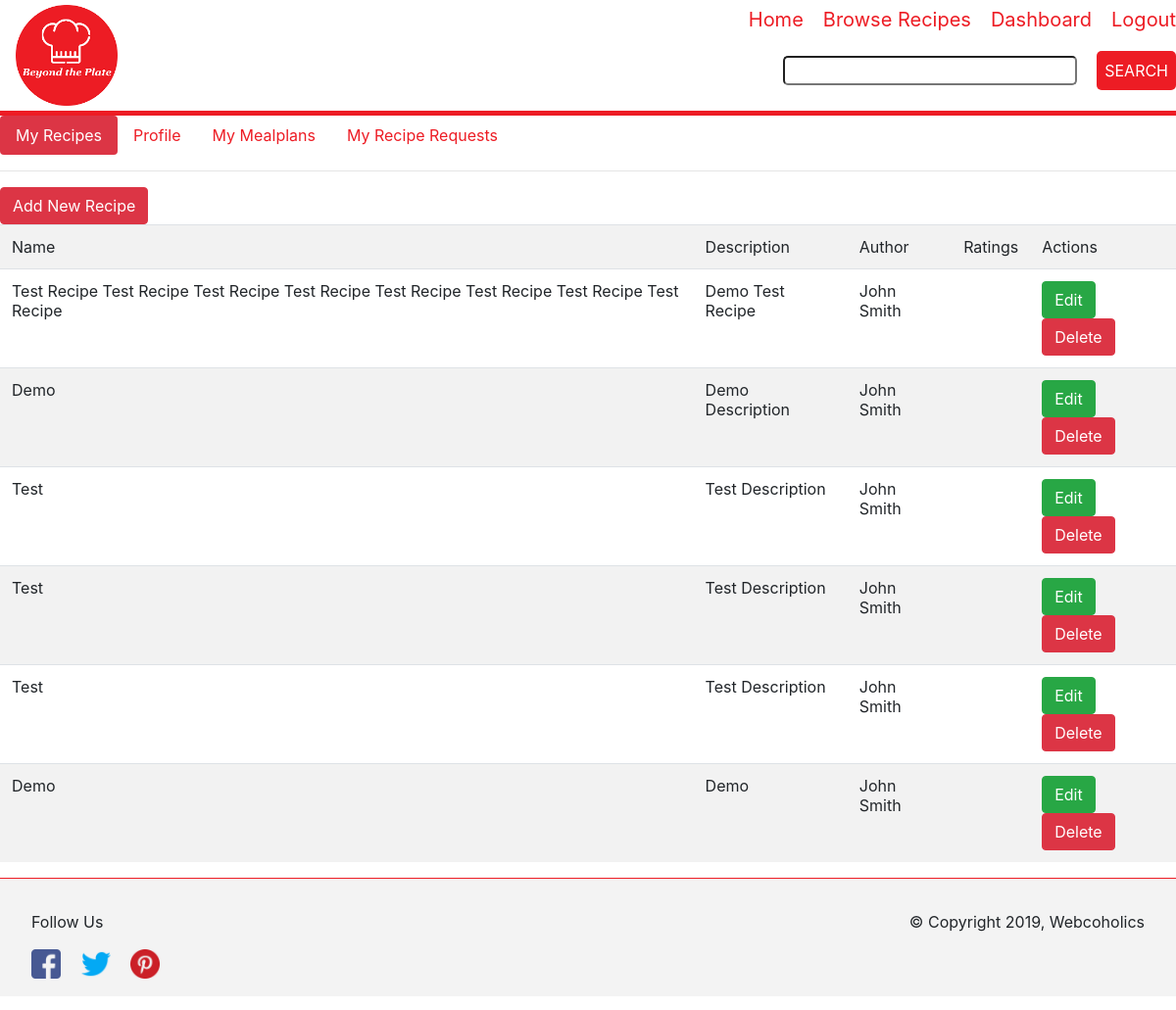
Screenshot of /userdash.php (signed in) with the database file from the repository.
### tables this page shows
CREATE TABLE `recipes` (
  `id` int(10) NOT NULL,
  `name` varchar(100) NOT NULL,
  `user_id` int(10) NOT NULL,
  `description` varchar(2000) NOT NULL,
  `category` int(2) NOT NULL,
  `is_deleted` int(1) NOT NULL DEFAULT '0',
  `created_date` int(10) NOT NULL,
  `modified_date` int(10) NOT NULL
);

CREATE TABLE `users` (
  `id` int(10) NOT NULL,
  `email` varchar(50) NOT NULL,
  `password` varchar(255) NOT NULL,
  `first_name` varchar(50) NOT NULL,
  `last_name` varchar(50) NOT NULL,
  `last_login` int(10) NOT NULL,
  `role` int(1) NOT NULL,
  `is_deleted` int(1) NOT NULL DEFAULT '0',
  `created_date` int(10) NOT NULL,
  `modified_date` int(10) NOT NULL
);

### lib/classes/Recipe.php (called while the page is built, shortened)
<?php
	class Recipe
	{
		public function getAllRecipes($db)
		{
			$sql = "SELECT recipes.*,users.first_name AS 'authorfname',users.last_name AS 'authorlname'
			FROM recipes
			INNER JOIN users
			ON recipes.user_id=users.id  where recipes.is_deleted=0";
			$pdostm = $db->prepare($sql);
			$pdostm->execute();
			$recipes=$pdostm->fetchAll(PDO::FETCH_OBJ);
			return $recipes;
		}
	}
?>

### views/userdash.php (the view, shortened to what this page needs)
<div class="page-wrapper">
<ul class="nav nav-pills mb-3" id="pills-tab" role="tablist">
  <li class="nav-item">
    <a class="nav-link active" id="pills-recipe-tab" data-toggle="pill" href="#pills-recipe" role="tab" aria-controls="pills-home" aria-selected="true">My Recipes</a>
  </li>
  <li class="nav-item">
    <a class="nav-link" id="pills-profile-tab" data-toggle="pill" href="#pills-profile" role="tab" aria-controls="pills-profile" aria-selected="false">Profile</a>
  </li>
  <li class="nav-item">
    <a class="nav-link" id="pills-mealplan-tab" data-toggle="pill" href="#pills-mealplan" role="tab" aria-controls="pills-mealplan" aria-selected="false">My Mealplans</a>
  </li>
  <li class="nav-item">
    <a class="nav-link" id="pills-requests-tab" data-toggle="pill" href="#pills-requests" role="tab" aria-controls="pills-requests" aria-selected="false">My Recipe Requests</a>
  </li>
</ul>
<div class="tab-content" id="pills-tabContent">
  <div class="tab-pane fade show active" id="pills-recipe" role="tabpanel" aria-labelledby="pills-recipe-tab">
  	<hr/>
  	<button type="button" class="btn btn-danger" data-toggle="modal" data-target="#newRecipeModal">
	  Add New Recipe
	</button>
								<?php require_once("input_ingredient.php") ?>
	<div class="row">
		<div class="col-lg-12 col-md-12 col-sm-12 col-xs-12">
		<?php
			$r=new Recipe();
			$recipes=$r->getAllRecipes($db);
			$str="<table class='table table-striped'><tr>
				<td>Name</td>
				<td>Description</td>
				<td>Author</td>
				<td>Ratings</td>
				<td>Actions</td>
			</tr>";
			foreach($recipes as $recipe)
			{
				$str.="<tr>
					<td>".$recipe->name."</td>
					<td>".$recipe->description."</td>
					<td>".$recipe->authorfname." ".$recipe->authorlname."</td>
					<td></td>
					<td><button class='btn btn-success'>Edit</button><button class='btn btn-danger'>Delete</button></td>
				</tr>";
			}
			echo $str."</table>";
		?>
		</div>
	</div>
  </div>
</div>
</div>

### css/cookbook.css (style rules this page uses)
html { box-sizing: border-box; font-size: 16px; font-family: 'Roboto', sans-serif; color: #ed1c24; }
*, *::before, *::after { box-sizing: inherit; }
body { margin: 0; box-sizing: border-box; }
a { color: #ed1c24; text-decoration: none; }
.nav-pills .nav-link.active { background-color: #dc3545; }
.page-wrapper { max-width: 1200px; margin: 0 auto; }

### rows the page displays
recipes: name "Test Recipe Test Recipe Test Recipe Test Recipe Test Recipe Test Recipe Test Recipe Test Recipe", description "Demo Test Recipe", user.first_name "John", user.last_name "Smith"
recipes: name "Demo", description "Demo Description", user.first_name "John", user.last_name "Smith"
recipes: name "Test", description "Test Description", user.first_name "John", user.last_name "Smith"
recipes: name "Test", description "Test Description", user.first_name "John", user.last_name "Smith"
recipes: name "Test", description "Test Description", user.first_name "John", user.last_name "Smith"
recipes: name "Demo", description "Demo", user.first_name "John", user.last_name "Smith"

### other values shown
$linkName "Home"
$linkName "Browse Recipes"
